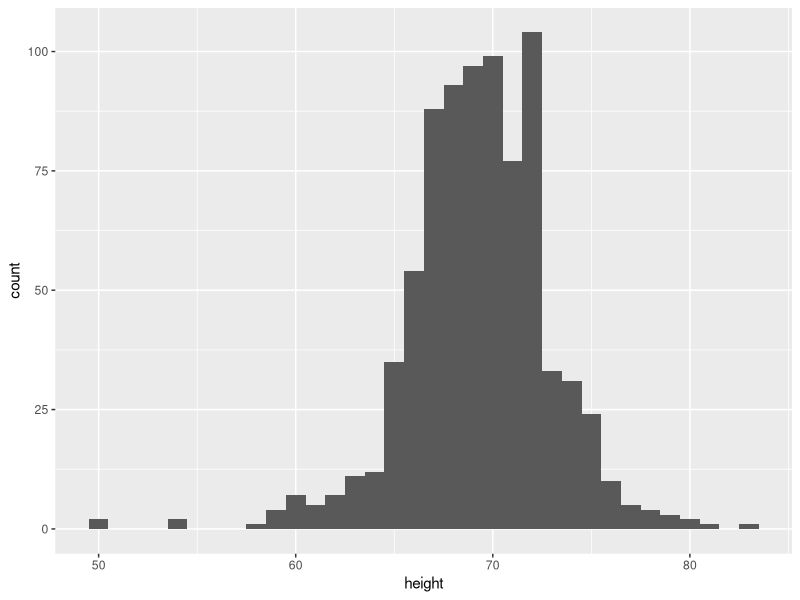
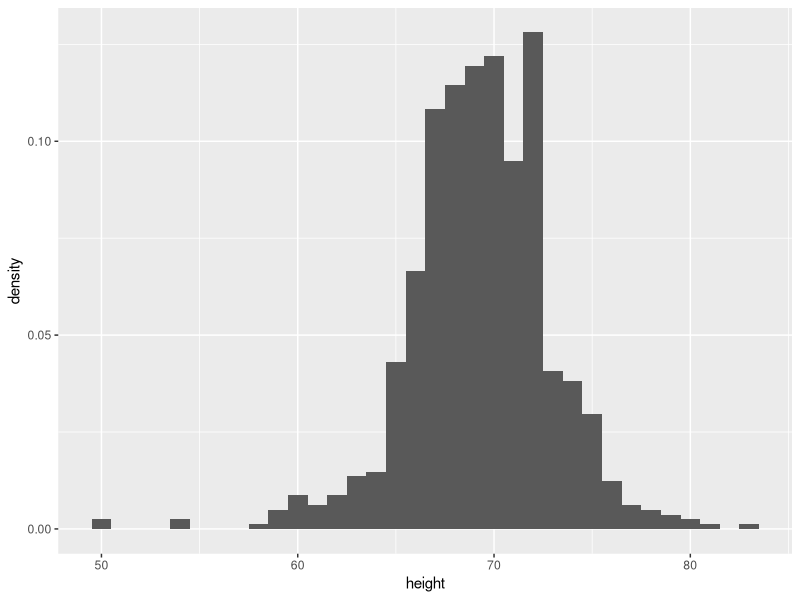
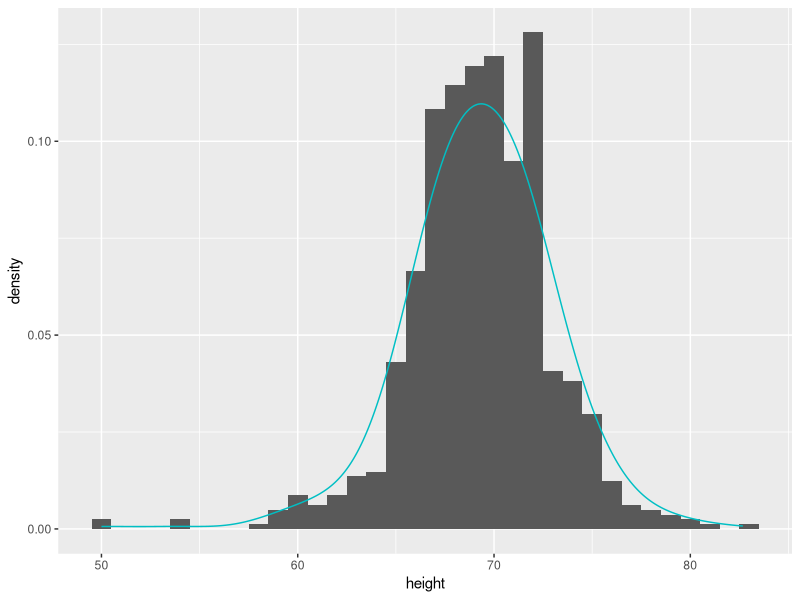

Write R code to recreate these figures, in order.
library(dslabs)
library(dplyr)
library(ggplot2)
data("heights")

# histogram of male heights with counts
png(file = "HistogramCount.png")
heights %>%
  filter(sex=="Male") %>% ggplot(aes(height)) +
  geom_histogram(binwidth = 1)
dev.off()

# histogram of male heights
png(file = "HistogramWithDensity.png")
heights %>%
  filter(sex=="Male") %>% ggplot(aes(height)) +
  geom_histogram(aes(y=..density..), binwidth = 1)
dev.off()

# addition of smooth density curve to the prior histogram
png(file = "HistogramSmoothDensity.png")
heights %>%
  filter(sex=="Male") %>% ggplot(aes(height)) +
  geom_histogram(aes(y=..density..), binwidth = 1) +
  geom_density(col="#00BFC4", adjust = 2)
dev.off()
